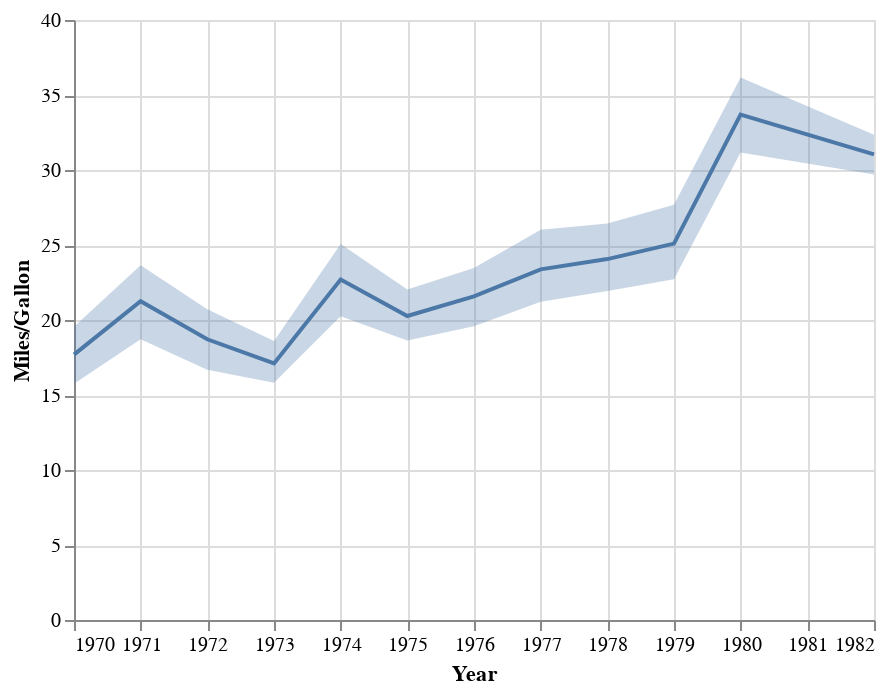

The notebook cell saved with this chart:
### Markdown cell above
**Banda de error**

### Code cell
source = data.cars()

line = alt.Chart(source).mark_line().encode(
    x='Year',
    y='mean(Miles_per_Gallon)'
)

band = alt.Chart(source).mark_errorband(extent='ci').encode(
    x='Year',
    y=alt.Y('Miles_per_Gallon', title='Miles/Gallon'),
)

band + line

### Figure 1 — Vega-Lite specification as saved in the notebook (floating-point values rounded to 4 significant figures; data arrays with more than 128 entries replaced by an {"elided": "..."} marker saying what was removed)
{"config": {"view": {"continuousWidth": 400, "continuousHeight": 300}}, "layer": [{"mark": {"type": "errorband", "extent": "ci"}, "encoding": {"x": {"field": "Year", "type": "temporal"}, "y": {"field": "Miles_per_Gallon", "title": "Miles/Gallon", "type": "quantitative"}}}, {"mark": "line", "encoding": {"x": {"field": "Year", "type": "temporal"}, "y": {"aggregate": "mean", "field": "Miles_per_Gallon", "type": "quantitative"}}}], "data": {"name": "data-f02450ab61490a1363517a0190416235"}, "$schema": "https://vega.github.io/schema/vega-lite/v4.17.0.json", "datasets": {"data-f02450ab61490a1363517a0190416235": {"elided": "406 records"}}}
